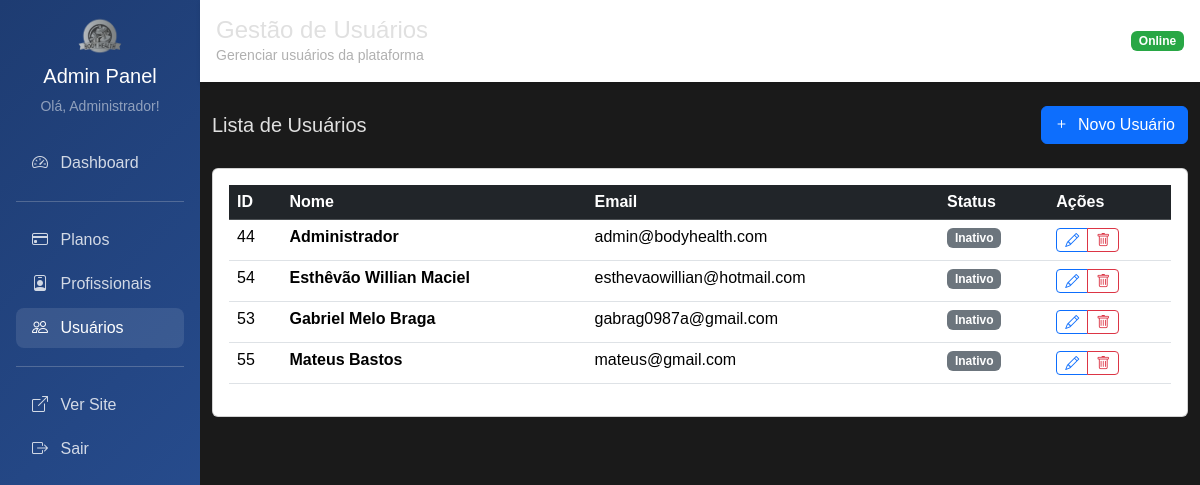
Before: /admin/usuarios (signed in) with the older database file.
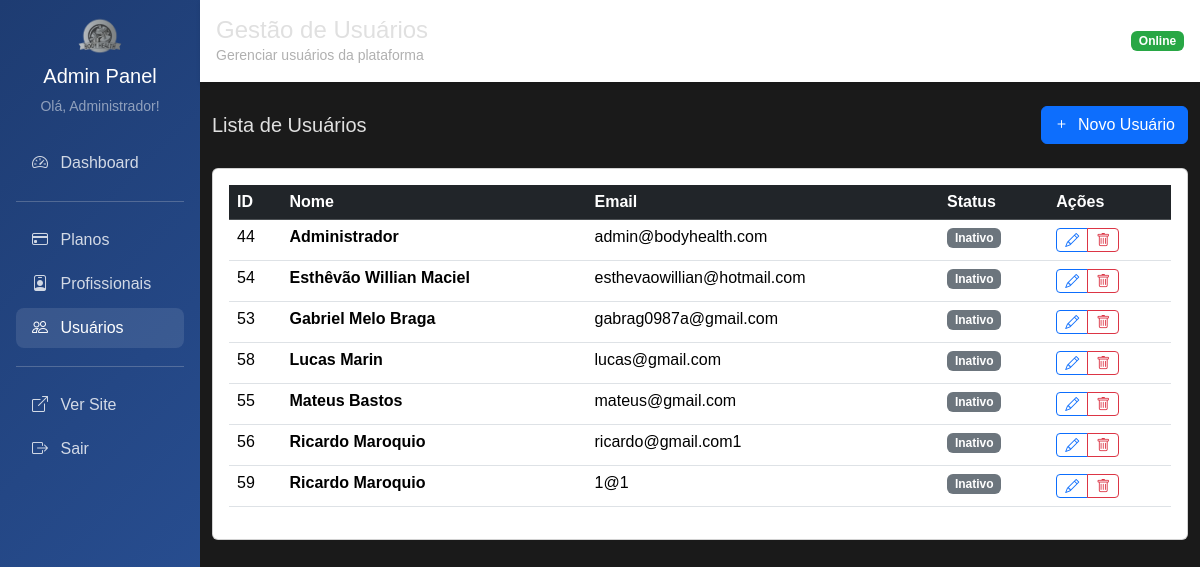
After: the same page with the newer database file.
### tables this page shows
CREATE TABLE usuario (
    id INTEGER PRIMARY KEY AUTOINCREMENT,
    nome TEXT NOT NULL,
    email TEXT UNIQUE NOT NULL,
    senha TEXT NOT NULL,
    perfil TEXT NOT NULL DEFAULT 'cliente',
    foto TEXT,
    token_redefinicao TEXT,
    data_token TIMESTAMP,
    data_cadastro TIMESTAMP DEFAULT CURRENT_TIMESTAMP
);

### main.py (the view)
@app.get("/admin/usuarios")
@requer_autenticacao(['admin'])
async def admin_usuarios_listar(request: Request, usuario_logado: dict = Depends(obter_usuario_logado)):
    usuarios = usuario_repo.obter_todos()
    return templates.TemplateResponse("admin/usuarios/listar.html", {
        "request": request,
        "usuario": usuario_logado,
        "usuarios": usuarios
    })

### templates/admin/usuarios/listar.html (shortened to what this page needs)
{% extends "admin/base_admin.html" %}
{% block titulo %}Gestão de Usuários{% endblock %}
{% block subtitulo %}Gerenciar usuários da plataforma{% endblock %}
{% block content %}
<div class="d-flex justify-content-between align-items-center mb-4">
    <h5 class="mb-0">Lista de Usuários</h5>
    <a href="/admin/usuarios/novo" class="btn btn-primary">
        <i class="bi bi-plus me-1"></i> Novo Usuário
    </a>
</div>
<div class="card">
    <div class="card-body">
        {% if usuarios %}
        <div class="table-responsive">
            <table class="table table-hover">
                <thead class="table-dark">
                    <tr>
                        <th>ID</th>
                        <th>Nome</th>
                        <th>Email</th>
                        <th>Status</th>
                        <th>Ações</th>
                    </tr>
                </thead>
                <tbody>
                    {% for usuario in usuarios %}
                    <tr>
                        <td>{{ usuario.id }}</td>
                        <td><strong>{{ usuario.nome }}</strong></td>
                        <td>{{ usuario.email }}</td>
                        <td>
                            {% if usuario.ativo %}
                                <span class="badge bg-success">Ativo</span>
                            {% else %}
                                <span class="badge bg-secondary">Inativo</span>
                            {% endif %}
                        </td>
                        <td>
                            <div class="btn-group btn-group-sm">
                                <a href="/admin/usuarios/editar/{{ usuario.id }}" class="btn btn-outline-primary">
                                    <i class="bi bi-pencil"></i>
                                </a>
                                <button type="button" class="btn btn-outline-danger"
                                    onclick="confirmarExclusao({{ usuario.id }}, '{{ usuario.nome }}')">
                                    <i class="bi bi-trash"></i>
                                </button>
                            </div>
                        </td>
                    </tr>
                    {% endfor %}
                </tbody>
            </table>
        </div>
        {% endif %}
    </div>
</div>
<div class="position-fixed top-0 end-0 p-3" style="z-index: 1055">
</div>
{% endblock %}

### templates/admin/base_admin.html (shortened to what this page needs)
<html lang="pt-BR">
<head>
    <link href="https://cdn.jsdelivr.net/npm/bootstrap@5.3.3/dist/css/bootstrap.min.css" rel="stylesheet">
    <link href="https://cdn.jsdelivr.net/npm/bootstrap-icons@1.10.5/font/bootstrap-icons.css" rel="stylesheet">
    <link rel="stylesheet" href="/static/css/styles.css">
</head>
<body>
    <div class="container-fluid p-0">
        <div class="row g-0">
            <div class="col-md-3 col-lg-2">
                <div class="admin-sidebar p-3">
                    <div class="text-center mb-4">
                        <img src="/static/img/logo.png" height="40" alt="Body Health">
                        <h5 class="text-white mt-2">Admin Panel</h5>
                        <small class="text-white-50">Olá, {{ usuario.nome }}!</small>
                    </div>
                    <nav class="nav flex-column">
                        <a class="nav-link {% if request.url.path == '/admin' %}active{% endif %}" href="/admin">
                            <i class="bi bi-speedometer2 me-2"></i> Dashboard
                        </a>
                        <hr class="bg-white-50">
                        <a class="nav-link {% if '/admin/planos' in request.url.path %}active{% endif %}" href="/admin/planos">
                            <i class="bi bi-credit-card me-2"></i> Planos
                        </a>
                        <a class="nav-link {% if '/admin/profissionais' in request.url.path %}active{% endif %}" href="/admin/profissionais">
                            <i class="bi bi-person-badge me-2"></i> Profissionais
                        </a>
                        <a class="nav-link {% if '/admin/usuarios' in request.url.path %}active{% endif %}" href="/admin/usuarios">
                            <i class="bi bi-people me-2"></i> Usuários
                        </a>
                        <hr class="bg-white-50">
                        <a class="nav-link" href="/" target="_blank">
                            <i class="bi bi-box-arrow-up-right me-2"></i> Ver Site
                        </a>
                        <a class="nav-link" href="/logout">
                            <i class="bi bi-box-arrow-right me-2"></i> Sair
                        </a>
                    </nav>
                </div>
            </div>
            <div class="col-md-9 col-lg-10">
                <div class="admin-header p-3 mb-4">
                    <div class="d-flex justify-content-between align-items-center">
                        <div>
                            <h4 class="mb-0">{% block titulo %}Painel Administrativo{% endblock %}</h4>
                            <small class="text-muted">{% block subtitulo %}Body Health Admin{% endblock %}</small>
                        </div>
                        <div>
                            <span class="badge bg-success">Online</span>
                        </div>
                    </div>
                </div>
                <div class="container-fluid">
                    {% block content %}{% endblock %}
                </div>
            </div>
        </div>
    </div>
</body>
</html>

Changed rows visible on the page:
added usuario: id "58", nome "Lucas Marin", email "lucas@gmail.com"
added usuario: id "56", nome "Ricardo Maroquio", email "ricardo@gmail.com1"
added usuario: id "59", nome "Ricardo Maroquio", email "1@1"
